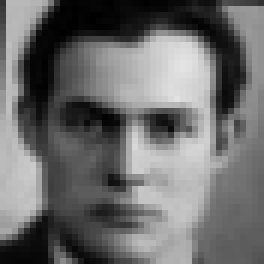
#> input picture datacleaning/final/neutral/13335.jpg, 44 x 44 px, found by its file name (shown 6 times larger)
$ python pixelIntensityDistribution.py
#> lines starting #> are read from the running program, lines starting #| are printed output that depends on the picture
import os
import random
import matplotlib.pyplot as plt
import matplotlib.image as mpimg
import numpy as np

# Define the parent directory containing subdirectories with class images
parent_directory = '../datacleaning/final'

# Get a list of subdirectories (classes)
subdirectories = [d for d in os.listdir(parent_directory) if os.path.isdir(os.path.join(parent_directory, d))]

# Initialize Matplotlib for the grid
fig, axes = plt.subplots(5, 5, figsize=(8.5, 11), constrained_layout=True)

# Initialize variables for pixel intensity distribution
pixel_intensity_data = []

# Randomly select and display 25 images from different classes
for i in range(5):
    for j in range(5):
        # Randomly select a class (subdirectory)
        random_subdirectory = random.choice(subdirectories)

        # Get a list of image files in the selected class
        image_files = os.listdir(os.path.join(parent_directory, random_subdirectory))

        # Randomly select an image from the class
        random_image = random.choice(image_files)

        # Load and display the selected image
        image_path = os.path.join(parent_directory, random_subdirectory, random_image)
        image = mpimg.imread(image_path)
#> image is the input picture: shape (44, 44, 3); min 0, max 227, mean 107.6
        axes[i, j].imshow(image)
        axes[i, j].set_title(f'Image {i * 5 + j + 1}')
        axes[i, j].axis('off')

        # Calculate the pixel intensity distribution for the image and store it
        pixel_intensity = image.ravel()
#> pixel_intensity = 5808 values, max 227 at index 1410, min 0 at index 168, mean 107.6
        pixel_intensity_data.append(pixel_intensity)

# Plot the 5x5 grid of random images
plt.show()

# Plot the pixel intensity distribution for the same set of images
plt.figure(figsize=(10, 5))
plt.title('Pixel Intensity Distribution')
plt.xlabel('Pixel Intensity')
plt.ylabel('Frequency')
plt.xlim(0, 256)

# Combine pixel intensity data from all images
pixel_intensity_data = np.concatenate(pixel_intensity_data)

# Calculate and plot the histogram
hist, bins = np.histogram(pixel_intensity_data, bins=256, range=(0, 256))
plt.plot(bins[0:-1], hist, color='gray', alpha=0.5, label='Pixel Intensity')

plt.legend()
plt.show()
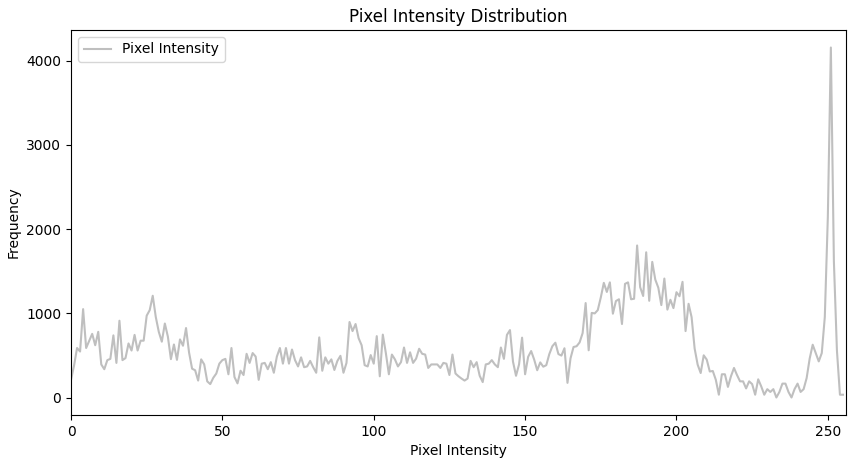
#> figure drawn by matplotlib, 1 panel; curve peaks at x = 251, y = 4158
